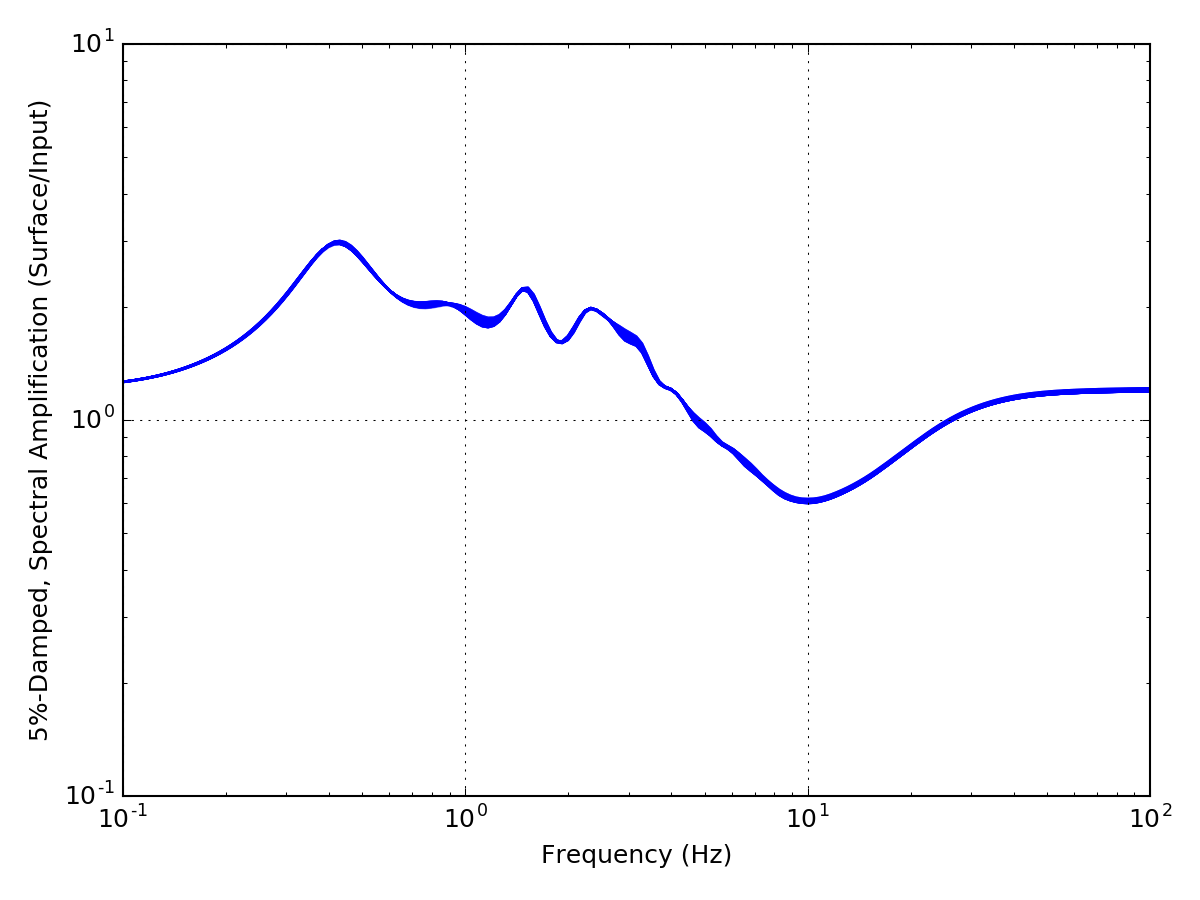

Generate this figure with Python:
"""Use Geopsy output format to define the velocity profile"""

import os
import re

import matplotlib.pyplot as plt
import numpy as np

import pysra


def iter_geopsy_profiles(fname):
    """Read a Geopsy formatted text file created by gpdcreport."""
    with open(fname) as fp:
        next(fp)
        while True:
            try:
                line = next(fp)
            except StopIteration:
                break

            m = re.search(r'Layered model (\d+): value=([0-9.]+)', line)
            id, score = m.groups()
            count = int(next(fp))
            d = {
                'id': id,
                'score': score,
                'layers': [],
            }
            cols = ['thickness', 'vel_comp', 'vel_shear', 'density']
            for _ in range(count):
                values = [float(p) for p in next(fp).split()]
                d['layers'].append(dict(zip(cols, values)))

            yield d

motion = pysra.motion.SourceTheoryRvtMotion(6.5, 20, 'wna')
motion.calc_fourier_amps()

calc = pysra.propagation.EquivalentLinearCalculation(strain_ratio=0.65)

osc_damping = 0.05
osc_freqs = np.logspace(-1, 2, 181)

ars_input = motion.calc_osc_accels(osc_freqs, osc_damping)

fname_profiles = os.path.join(
    os.path.dirname(__file__), 'data', 'best100_GM_linux.txt')
site_ampls = []
for geopsy_profile in iter_geopsy_profiles(fname_profiles):
    profile = pysra.site.Profile([
        pysra.site.Layer(
            pysra.site.SoilType(
                'soil-%d' % i, l['density'] / pysra.GRAVITY, damping=0.05),
            l['thickness'], l['vel_shear']
        ) for i, l in enumerate(geopsy_profile['layers'])
    ])
    # Use 1% damping for the half-space
    profile[-1].soil_type.damping = 0.01
    # Find the locations of the surface and bedrock
    loc_surface = profile.location('outcrop', index=0)
    loc_bedrock = profile.location('outcrop', index=-1)
    # Compute the waves
    calc(motion, profile.data, loc_bedrock)
    # Compute the site amplification
    ars_surface = motion.calc_osc_accels(
        osc_freqs, osc_damping, calc.calc_accel_tf(loc_bedrock, loc_surface))

    site_ampls.append(ars_surface / ars_input)

fig, ax = plt.subplots()
ax.plot(osc_freqs, np.transpose(site_ampls), 'b-', alpha=0.6)

ax.set_xlabel('Frequency (Hz)')
ax.set_xscale('log')
ax.set_xlim(0.1, 100)

ax.set_ylabel('5%-Damped, Spectral Amplification (Surface/Input)')
ax.set_yscale('log')

ax.grid()
fig.tight_layout()
fig.savefig(__file__.replace('.py', '.png'), dpi=150)
